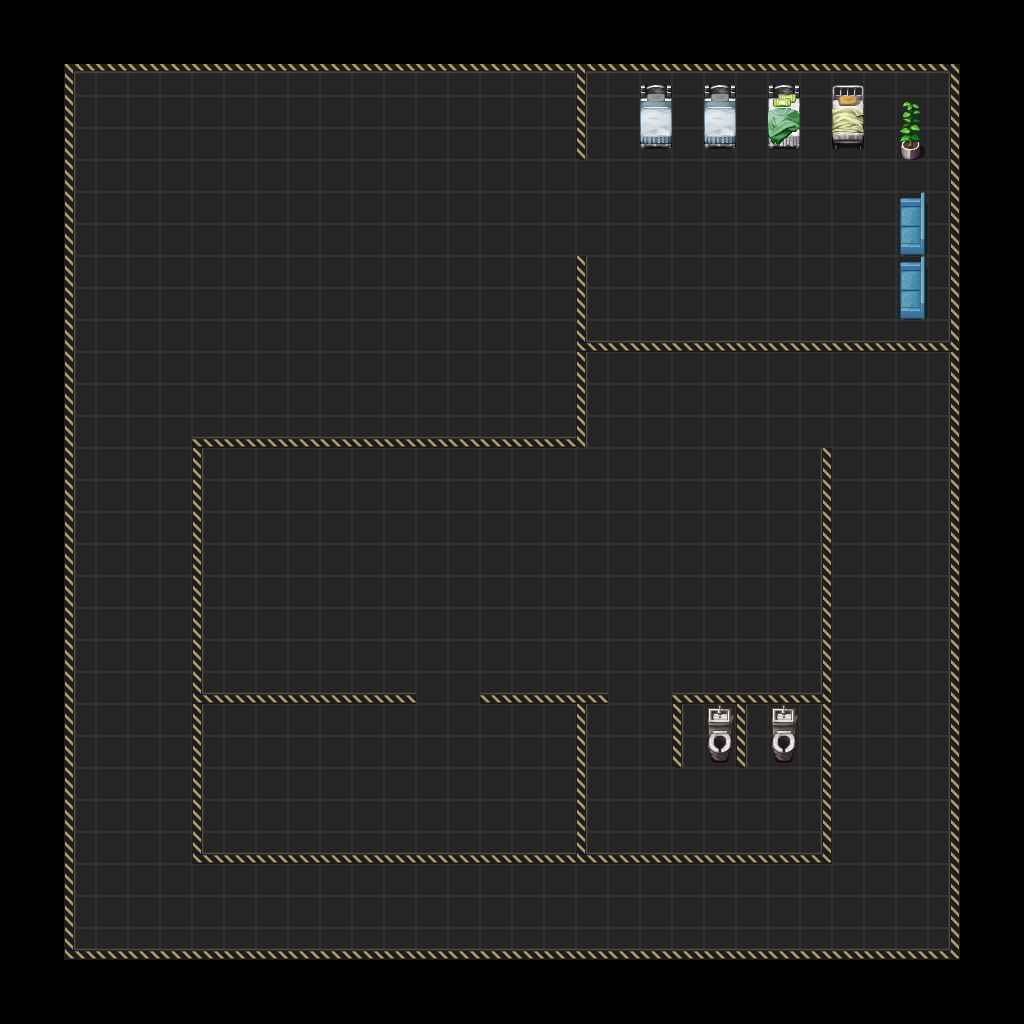

This game map was drawn from its Tiled (.tmx) file and the tilesets committed beside it. A one-line description and the trimmed map source follow:
An orthogonal 32x32 tile map with 32x32 px tiles, 3 tile layers (background, walls, assets).

<map version="1.0" orientation="orthogonal" renderorder="right-down" width="32" height="32" tilewidth="32" tileheight="32" nextobjectid="1">
 <tileset firstgid="1" name="future-joy-tilee" tilewidth="32" tileheight="32" tilecount="512" columns="32">
  <image source="sprites/future-joy-tilee.png" width="1024" height="512" />
  <terraintypes>
   <terrain name="wall" tile="22" />
   <terrain name="ground" tile="185" />
  </terraintypes>
  <tile id="4" terrain="0,0,0," />
  <tile id="5" terrain="0,0,," />
  <tile id="6" terrain="0,0,,0" />
  <tile id="20" terrain="0,,0," />
  <tile id="22" terrain=",0,,0" />
  <tile id="36" terrain="0,,0," />
  <tile id="38" terrain=",0,,0" />
  <tile id="152" terrain=",,,1" />
  <tile id="153" terrain=",,1,1" />
  <tile id="154" terrain=",,1," />
  <tile id="184" terrain=",1,,1" />
  <tile id="185" terrain="1,1,1,1" />
  <tile id="186" terrain="1,,1," />
  <tile id="216" terrain=",1,," />
  <tile id="217" terrain="1,1,," />
  <tile id="218" terrain="1,,," />
 </tileset>
 <layer name="background" width="32" height="32">
  <data>[1024 cells, 784 non-empty, 9 distinct tile ids]</data>
 </layer>
 <layer name="walls" width="32" height="32">
  <data>[1024 cells, 204 non-empty, 8 distinct tile ids]</data>
 </layer>
 <layer name="assets" width="32" height="32">
  <data>[1024 cells, 22 non-empty, 15 distinct tile ids]</data>
 </layer>
</map>